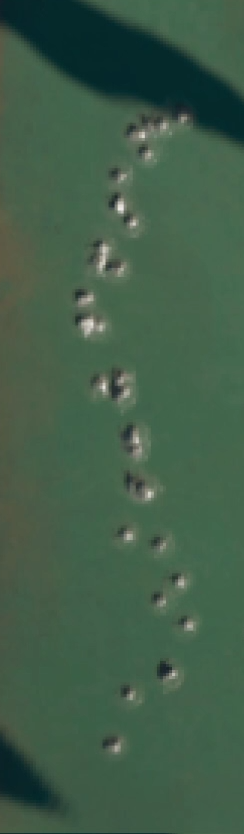
#> input picture bullet_pattern.png, 244 x 834 px
$ jupyter execute bullet_pattern.ipynb   (older library calls are emulated)
#> lines starting #> are read from the running program, lines starting #| are printed output that depends on the picture; after the words box and inside, x2 and y2 are one past the last pixel; in counts of white or black regions, pixels touching at a corner belong together
[cell 1]
import cv2
import matplotlib.pyplot as plt
import numpy as np

[cell 2]
def plot_bgr(img, title=""):
    img_rgb = cv2.cvtColor(img,cv2.COLOR_BGR2RGB)
    f, axs = plt.subplots(1,1,figsize=(20,9))
    axs.imshow(img_rgb)
    axs.set_title(title, fontsize=20)

## load bullet pattern

[cell 3]
img = cv2.imread("bullet_pattern.png")
#> img is the input picture: shape (834, 244, 3); mean B, G, R 72.8, 93.3, 65.1
plot_bgr(img)

## color thresholding

[cell 4]
img_hsv = cv2.cvtColor(img,cv2.COLOR_BGR2HSV)
#> img_hsv: shape (834, 244, 3); mean H, S, V 66.6, 86.4, 93.5

low = (0,0,100)
high = (35, 50,255)
low2 = (0,0,0)
high2 = (100, 35,255)

mask = cv2.inRange(img_hsv, low, high)
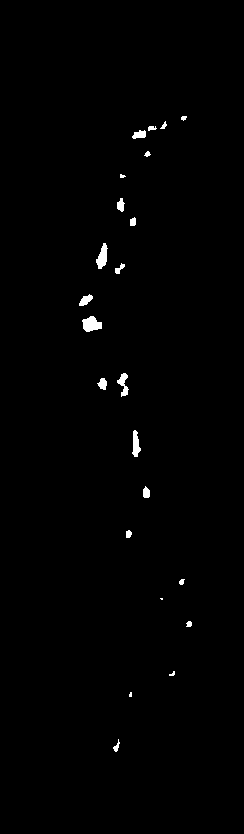
#> mask: shape (834, 244); 0.73% white; 23 white regions (4 under 20 px), largest, box (x1, y1, x2, y2) and area: (82, 316, 102, 332) 221, (96, 243, 108, 269) 183, (132, 430, 141, 457) 151
mask2 = cv2.inRange(img_hsv, low2, high2)
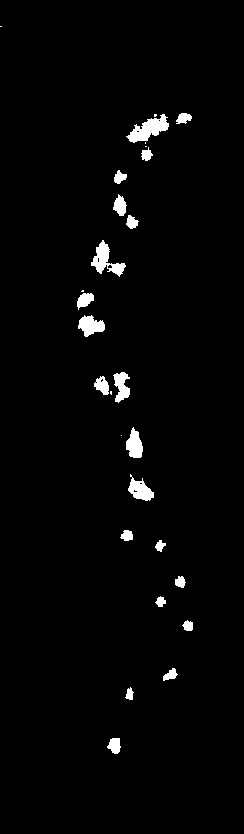
#> mask2: shape (834, 244); 2.1% white; 28 white regions (7 under 20 px), largest, box (x1, y1, x2, y2) and area: (126, 114, 169, 143) 605, (91, 240, 126, 277) 517, (78, 315, 105, 337) 371

[cell 5]
f, axs = plt.subplots(1,3,figsize=(20,9))
axs[0].imshow(img)
axs[0].set_title("image", fontsize=20)
axs[1].imshow(mask)
axs[1].set_title("mask1", fontsize=20)
axs[2].imshow(mask2)
axs[2].set_title("mask2", fontsize=20)
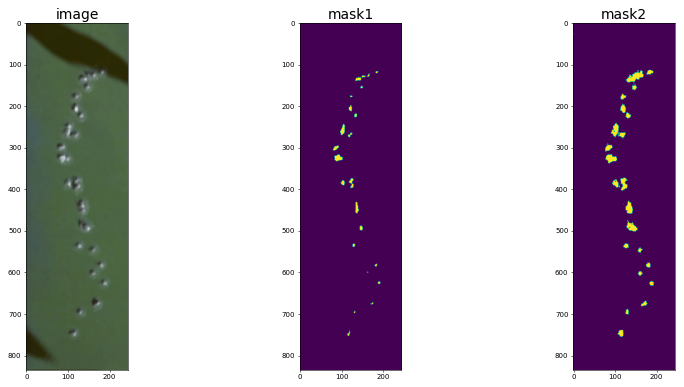
#> figure drawn by matplotlib, 3 panels; B, G, R data is drawn as R, G, B

[cell 6]
connectivity = 4
output = cv2.connectedComponentsWithStats(mask2, connectivity, cv2.CV_32S)

num_labels = output[0]
#> num_labels = 29
# The second cell is the label matrix
labels = output[1]
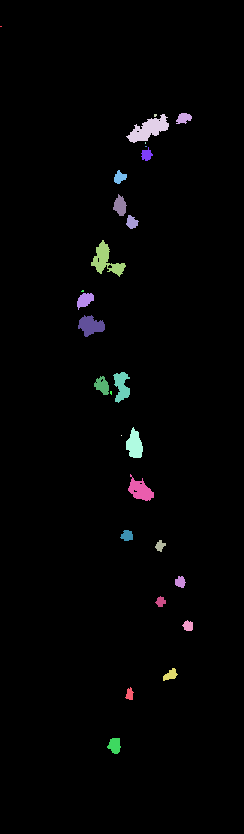
#> labels: shape (834, 244) int32; 29 distinct labels, from 0 to 28; one colour per label, 0 black
# The third cell is the stat matrix
stats = output[2]
#> stats = 29 rows, first 6: [0, 0, 244, 834, 199130], [0, 26, 2, 1, 2], [176, 113, 16, 11, 123], [154, 114, 3, 3, 8], [126, 114, 43, 29, 605], [145, 142, 1, 2, 2]
# The fourth cell is the centroid matrix
centroids = output[3]
#> centroids = 29 pairs, first value 0.5 to 187.7, second value 26 to 745.1

[cell 7]
print(f"number of bullet predictions {num_labels}: \n")
#| number of bullet predictions 29:
print(f"left | top | width | height | area \n")
print(stats)
#| [[     0      0    244    834 199130]
#|  [     0     26      2      1      2]
#|  [   176    113     16     11    123]
#|  [   154    114      3      3      8]
#|  [   126    114     43     29    605]
#|  [   145    142      1      2      2]
#|  [   145    146      2      1      2]
#|  [   141    147     12     14    101]
#|  [   114    170     13     14    112]
#|  [   113    194     14     22    193]
#|  [   126    215     13     14    116]
#|  [    91    240     35     37    517]
#> (further printed lines are left out)

[cell 8]
centroids_nosize = np.zeros_like(mask2, dtype=np.uint8)
centroids_size = np.zeros_like(mask2, dtype=np.uint8)

[cell 9]
MIN_SIZE = 20
filtered_x = []
filtered_y = []
for stat in stats[1:]:
    x = stat[0] + stat[2]//2
    y = stat[1] + stat[3]//2
    cv2.circle(centroids_nosize, (x,y), radius=0, color=255, thickness=10)

    if stat[4] > MIN_SIZE:
        filtered_x.append(x)
        filtered_y.append(y)
        cv2.circle(centroids_size, (x,y), radius=0, color=255, thickness=10)
#> this loop made 28 passes
#> (stat, x, y) on passes 1 to 12: ([0, 26, 2, 1, 2], 1, 26), ([176, 113, 16, 11, 123], 184, 118), ([154, 114, 3, 3, 8], 155, 115), ([126, 114, 43, 29, 605], 147, 128), ([145, 142, 1, 2, 2], 145, 143), ([145, 146, 2, 1, 2], 146, 146), ([141, 147, 12, 14, 101], 147, 154), ([114, 170, 13, 14, 112], 120, 177), ([113, 194, 14, 22, 193], 120, 205), ([126, 215, 13, 14, 116], 132, 222), ([91, 240, 35, 37, 517], 108, 258), ([81, 290, 3, 2, 5], 82, 291)
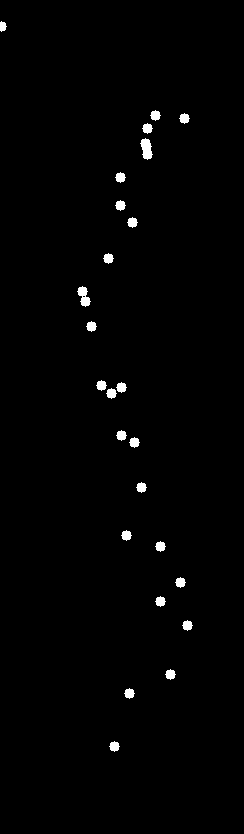
#> centroids_nosize: shape (834, 244); 1.1% white; 25 white regions, largest, box (x1, y1, x2, y2) and area: (140, 138, 153, 160) 185, (77, 286, 91, 307) 162, (150, 110, 161, 121) 81
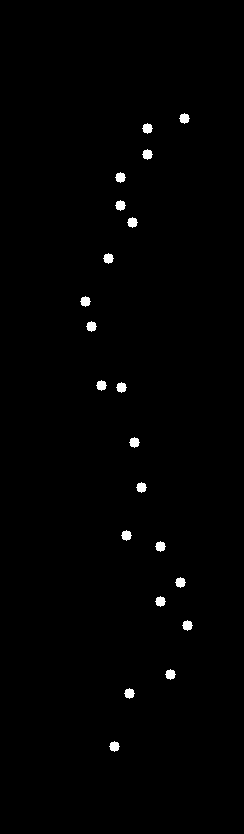
#> centroids_size: shape (834, 244); 0.84% white; 21 white regions, largest, box (x1, y1, x2, y2) and area: (179, 113, 190, 124) 81, (142, 123, 153, 134) 81, (142, 149, 153, 160) 81
#> after the loop, filtered_x = [184, 147, 147, 120, 120, 132, 108, 85, 91, 121, 101, 134, 141, 126, 160, 180, 160, 187, 170, 129, 114]; filtered_y = [118, 128, 154, 177, 205, 222, 258, 301, 326, 387, 385, 442, 487, 535, 546, 582, 601, 625, 674, 693, 746]


f, axs = plt.subplots(1,3,figsize=(20,9))
axs[0].imshow(img)
axs[0].set_title("image", fontsize=20)
axs[1].imshow(centroids_nosize)
axs[1].set_title("all centroids", fontsize=20)
axs[2].imshow(centroids_size)
axs[2].set_title("size filtered centroids", fontsize=20)
#> figure, not shown here; B, G, R data is drawn as R, G, B

[cell 10]
xmin, ymin, xmax, ymax = min(filtered_x), min(filtered_y), max(filtered_x), max(filtered_y)
#> xmin = 85; ymin = 118; xmax = 187; ymax = 746
width, height = xmax-xmin, ymax-ymin
#> width = 102; height = 628
image = cv2.rectangle(img, (xmin, ymin), (xmax, ymax), (0, 0,255), thickness=2)
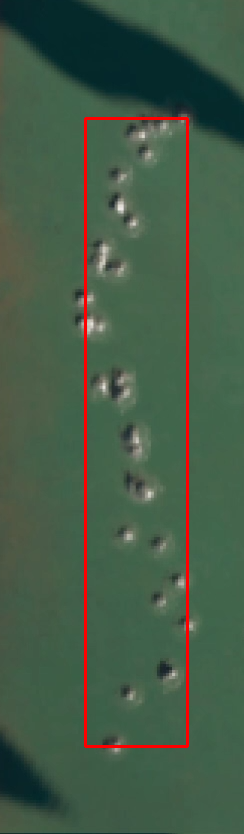
#> image: shape (834, 244, 3); mean B, G, R 71.2, 91.2, 69.1
title = f"{width=},{height=}"
#> title = 'width=102,height=628'
plot_bgr(image,title=title)
